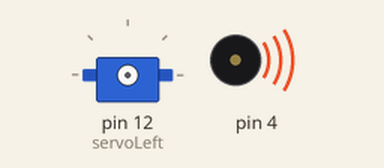
Bench run of a sketch on a simulated Arduino Uno, built with avr-gcc and run on an emulated ATmega328P. Shown: servo, buzzer (waves = sounding). What the sketch prints to the serial monitor is not drawn.

Above: at 0.1 s.
At 1.1 s:
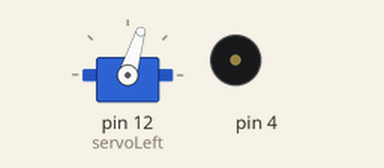
At 5.1 s:
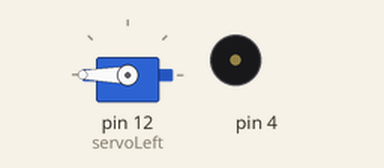
At 8.1 s:
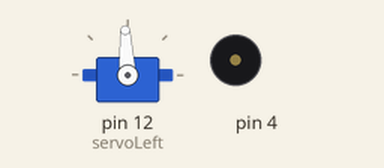
Timing chart, 0 to 9.6 s (numbered marks = the images above):
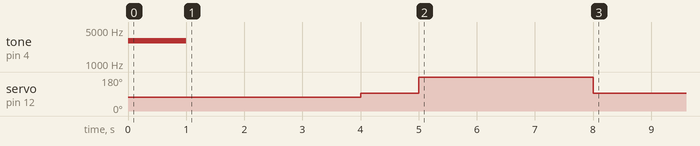

Measured:
- by itself, servo on pin 12 (servoLeft): 73° → 93° at 4.0 s, → 180° 1.0 s later, → 93° 3.0 s later

The sketch:

LeftServoTest.ino
```cpp
/*
* Robotics with Shield - LeftServoTest
*
*/

#include <Servo.h>    //
Servo servoLeft;     //

void setup()          //
{
  Serial.begin(9600);
  Serial.println("Beep!");
  tone(4, 3000, 1000);
  delay(1000);
  servoLeft.attach(12);                //
  servoLeft.writeMicroseconds(1300);   //
  delay(3000);                         //
  servoLeft.writeMicroseconds(1500);   //
  delay(1000);                         //
  servoLeft.writeMicroseconds(17000);  //
  delay(3000);                         //
  servoLeft.writeMicroseconds(1500);   //
}

void loop() {
  // put your main code here, to run repeatedly:

}
```
